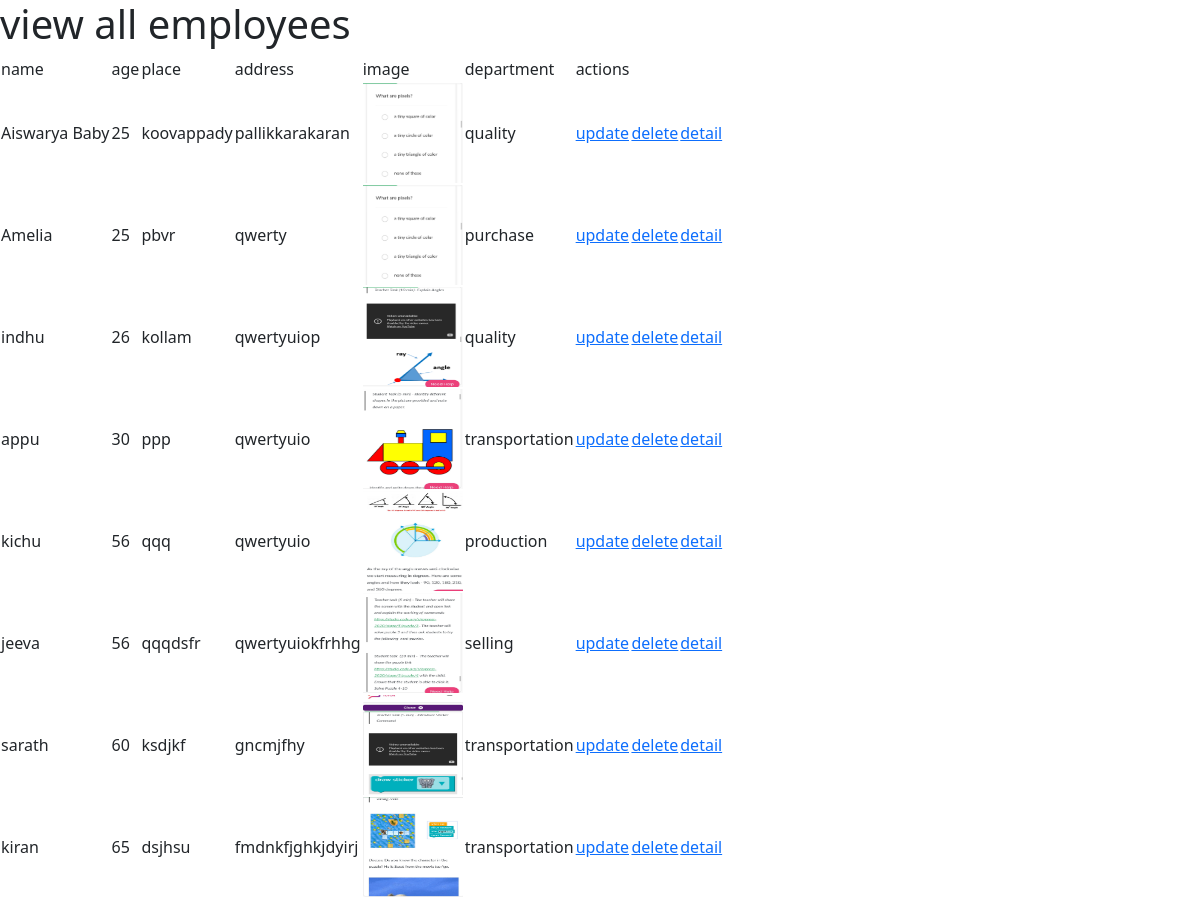
Page /empdept/emp on the committed database.
### empdept/models.py (models this page shows, shortened)
class Employees(models.Model):
    name=models.CharField(max_length=120)
    age=models.PositiveIntegerField(default=25)
    place=models.CharField(max_length=120)
    address=models.CharField(max_length=120)
    image=models.ImageField(upload_to='images')
    department=models.ForeignKey(Departments,on_delete=models.CASCADE)

class Departments(models.Model):
    name=models.CharField(max_length=120)
    location=models.CharField(max_length=120)
    est_date=models.DateField()
    hod=models.CharField(max_length=120)
    def __str__(self):
        return self.name

### empdept/views.py (the view)
# urls.py: path('emp',views.list_emp,name='emp'),
def list_emp(request):
    employees=Employees.objects.all()
    context={}
    context['employees']=employees
    return render(request,'emp.html',context)

### empdept/templates/emp.html (shortened to what this page needs)
<!DOCTYPE html>
<html lang="en">
<head>
     <link href="https://cdn.jsdelivr.net/npm/bootstrap@5.1.3/dist/css/bootstrap.min.css" rel="stylesheet">
</head>
<body>
<h1>view all employees</h1>
<table>
    <tr>
        <td>name</td>
        <td>age</td>
        <td>place</td>
        <td>address</td>
        <td>image</td>
        <td>department</td>
        <td>actions</td>
    </tr>
    {%for employee in employees%}
    <tr>
        <td>{{employee.name}}</td>
            <td>{{employee.age}}</td>
            <td>{{employee.place}}</td>
            <td>{{employee.address}}</td>
            <td><img src="{{employee.image.url}}" width="100px" height="100px" alt=""></td>
            <td>{{employee.department}}</td>
<td><a href="{%url 'updateemp' employee.id%}">update</a></td>
<td><a href="{%url 'deleteemp' employee.id%}">delete</a></td>
<td><a href="{%url 'detail' employee.id%}">detail</a></td>
    </tr>
    {%endfor%}
</table>
</body>
</html>

### rows in the picture
Employees: name "Aiswarya Baby", age "25", place "koovappady", address "pallikkarakaran", image (picture), department "quality"
Employees: name "Amelia", age "25", place "pbvr", address "qwerty", image (picture), department "purchase"
Employees: name "indhu", age "26", place "kollam", address "qwertyuiop", image (picture), department "quality"
Employees: name "appu", age "30", place "ppp", address "qwertyuio", image (picture), department "transportation"
Employees: name "kichu", age "56", place "qqq", address "qwertyuio", image (picture), department "production"
Employees: name "jeeva", age "56", place "qqqdsfr", address "qwertyuiokfrhhg", image (picture), department "selling"
Employees: name "sarath", age "60", place "ksdjkf", address "gncmjfhy", image (picture), department "transportation"
Employees: name "kiran", age "65", place "dsjhsu", address "fmdnkfjghkjdyirj", image (picture), department "transportation"
